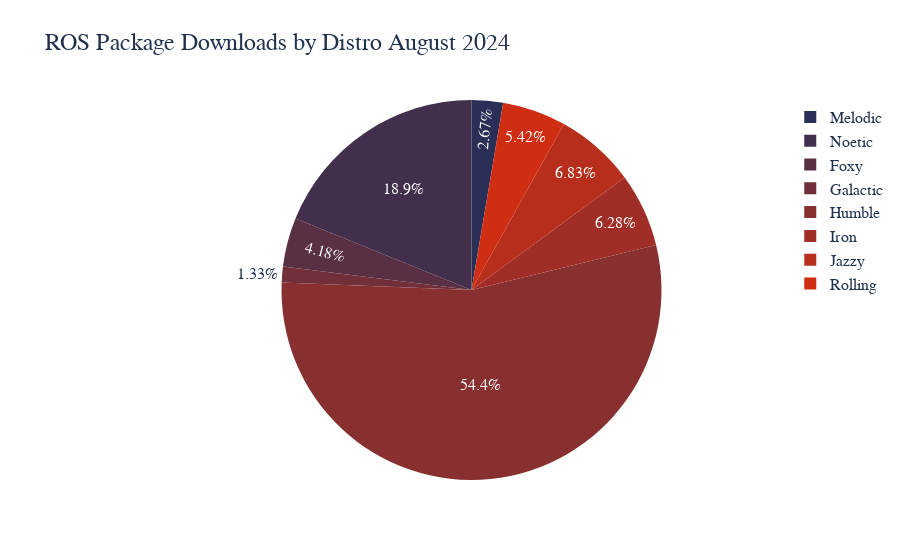

The notebook cell this image was saved under:
### Code cell
trace2 = go.Pie(values= temp[this_year], labels = temp["name"],title="",sort= False)
layout = go.Layout(title="ROS Package Downloads by Distro {0} {1}".format(this_month,this_year))
fig = go.Figure(data=trace2, layout=layout)


fig.update_layout(
    font_family="Arial",
    font_color="#22314E",
    font_size=16,
    title_font_size = 24,
    title_font_family="Arial",
    title_font_color="#22314E"
)

fig.update_traces(marker=dict(colors=["#292f56",
"#412f4c",
"#592f43",
"#702f39",
"#882f30",
"#a02e26",
"#b82e1d",
"#cf2e13",
"#e72e0a",
"#ff2e00",]))

fig.show()

### Figure 1 — Plotly figure (JSON) as saved in the notebook; plotly's stock layout.template omitted (floating-point values rounded to 4 significant figures)
{"data": [{"labels": ["Melodic", "Noetic", "Foxy", "Galactic", "Humble", "Iron", "Jazzy", "Rolling", "All Other Distros", "Python Pkgs"], "marker": {"colors": ["#292f56", "#412f4c", "#592f43", "#702f39", "#882f30", "#a02e26", "#b82e1d", "#cf2e13", "#e72e0a", "#ff2e00"]}, "sort": false, "title": {"text": ""}, "type": "pie", "values": [2.37, 16.75, 3.71, 1.18, 48.35, 5.58, 6.07, 4.81, null, null]}], "layout": {"font": {"color": "#22314E", "family": "Arial", "size": 16}, "title": {"font": {"color": "#22314E", "family": "Arial", "size": 24}, "text": "ROS Package Downloads by Distro August 2024"}}}
